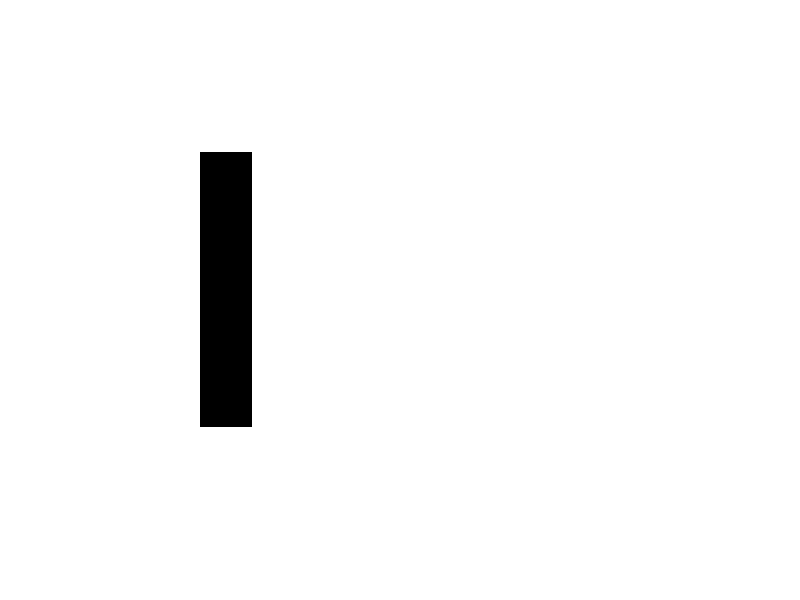

The MATLAB script that drew this image:
stim = true(112,252);
wd = 20;
stim(:,round(size(stim,2)/5+(-wd/2:wd/2))) = false;
save('dummystim','stim');

figure(1);clf
imshow(stim)